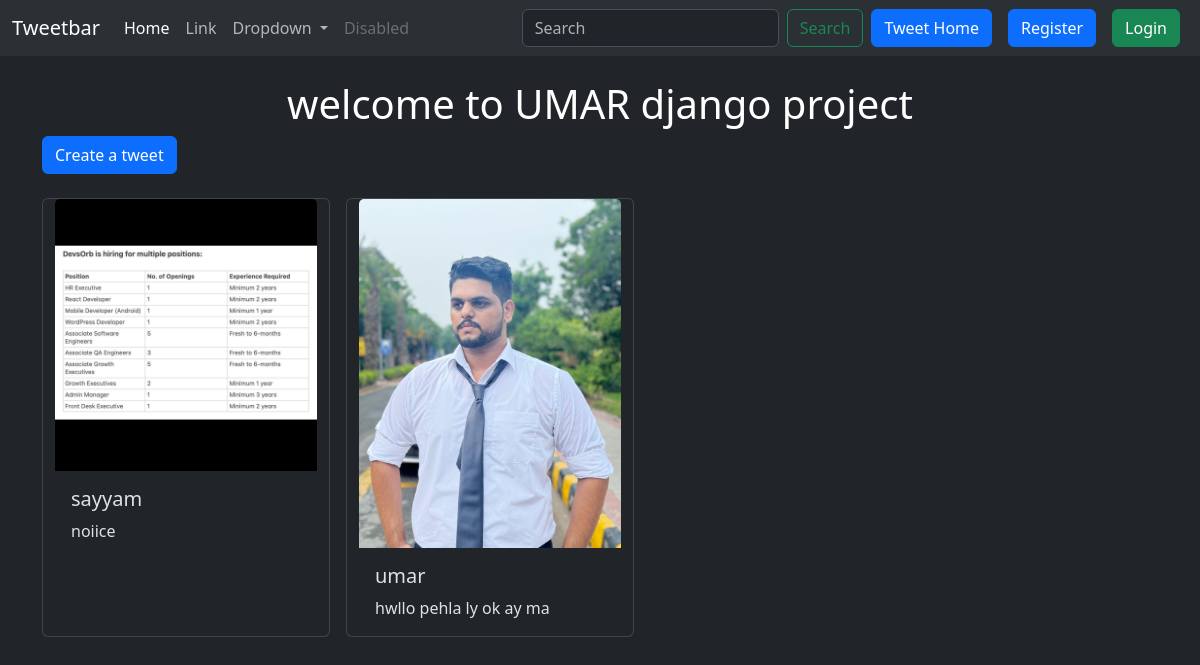
Screenshot of /tweet/ with the database file from the repository.
### tweet/models.py (models this page shows, shortened)
class Tweet(models.Model):
    user = models.ForeignKey(User, on_delete=models.CASCADE)
    text = models.TextField(max_length=250)
    photo = models.ImageField(upload_to='photos/',blank=True, null=True)
    created_at = models.DateTimeField(auto_now_add=True)
    updated_at = models.DateTimeField(auto_now=True)

### tweet/views.py (the view)
# urls.py: path('', views.tweet_list, name='tweet_list'),
def tweet_list(request):
    tweets = Tweet.objects.all().order_by('-created_at')
    return render(request, 'tweet_list.html', {'tweets' : tweets})

### tweet/templates/tweet_list.html (shortened to what this page needs)
{% extends "layout.html" %}
{% block content %}
<h1 class="text-center text-white mt-4">welcome to UMAR django project</h1>
<a class="btn btn-primary mb-4" href="{% url 'tweet_create' %}">Create a tweet</a>
<div class="container row gap-3">
    {% for tweet in tweets %}
    <div class="card" style="width: 18rem;">
        <img src={{tweet.photo.url}} class="card-img-top" alt="...">
        <div class="card-body">
          <h5 class="card-title">{{tweet.user.username}}</h5>
          <p class="card-text">{{tweet.text}}</p>
        </div>
      </div>
    {% endfor %}
</div>
{% endblock %}

### rows the page displays
Tweet: photo (picture), user.username "sayyam", text "noiice"
Tweet: photo (picture), user.username "umar", text "hwllo pehla ly ok ay ma"
